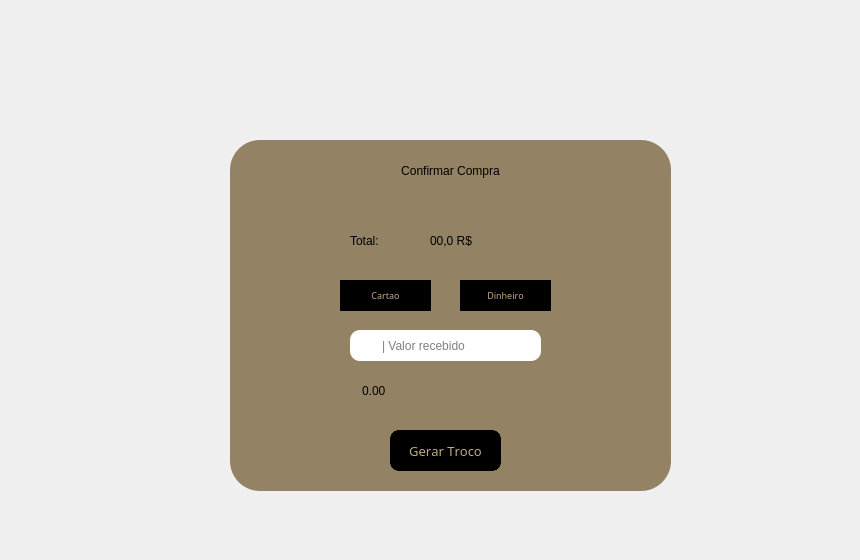
         <widget class="QWidget" name="page_2">
          <widget class="QFrame" name="comprar">
           <property name="geometry">
            <rect>
             <x>30</x>
             <y>90</y>
             <width>821</width>
             <height>461</height>
            </rect>
           </property>
           <property name="styleSheet">
            <string notr="true">color: black;
background-color: rgba(255, 255, 255, 0);
border-radius: 30;</string>
           </property>
           <property name="frameShape">
            <enum>QFrame::StyledPanel</enum>
           </property>
           <property name="frameShadow">
            <enum>QFrame::Raised</enum>
           </property>
           <widget class="QLabel" name="label_5">
            <property name="geometry">
             <rect>
              <x>200</x>
              <y>50</y>
              <width>441</width>
              <height>61</height>
             </rect>
            </property>
            <property name="styleSheet">
             <string notr="true">background-color: rgba(255, 255, 255, 0);
font: 81 20pt &quot;Rockwell Extra Bold&quot;;</string>
            </property>
            <property name="text">
             <string>Confirmar Compra</string>
            </property>
            <property name="alignment">
             <set>Qt::AlignCenter</set>
            </property>
           </widget>
           <widget class="QLabel" name="label_6">
            <property name="geometry">
             <rect>
              <x>320</x>
              <y>130</y>
              <width>71</width>
              <height>41</height>
             </rect>
            </property>
            <property name="styleSheet">
             <string notr="true">background-color: rgba(255, 255, 255, 0);
align-font: center;
font: 81 15pt &quot;Rockwell Extra Bold&quot;;</string>
            </property>
            <property name="text">
             <string>Total:</string>
            </property>
           </widget>
           <widget class="QLabel" name="total">
            <property name="geometry">
             <rect>
              <x>400</x>
              <y>130</y>
              <width>91</width>
              <height>41</height>
             </rect>
            </property>
            <property name="styleSheet">
             <string notr="true">background-color: rgba(255, 255, 255, 0);
font: 81 15pt &quot;Rockwell Extra Bold&quot;;</string>
            </property>
            <property name="text">
             <string>00,0 R$</string>
            </property>
           </widget>
           <widget class="QLineEdit" name="lineEdit">
            <property name="geometry">
             <rect>
              <x>320</x>
              <y>240</y>
              <width>191</width>
              <height>31</height>
             </rect>
            </property>
            <property name="sizePolicy">
             <sizepolicy hsizetype="Fixed" vsizetype="Fixed">
              <horstretch>0</horstretch>
              <verstretch>0</verstretch>
             </sizepolicy>
            </property>
            <property name="styleSheet">
             <string notr="true">background-color: rgb(255, 255, 255);
border-style: outset;
border-color: #0066A2;
border-radius: 10;
background-color: rgb(255, 255, 255);
border-style: outset;
border-color: #0066A2;
padding-left: 30;
font: 81 7pt &quot;Rockwell Extra Bold&quot;;
</string>
            </property>
            <property name="inputMethodHints">
             <set>Qt::ImhFormattedNumbersOnly</set>
            </property>
            <property name="text">
             <string/>
            </property>
            <property name="frame">
             <bool>true</bool>
            </property>
            <property name="echoMode">
             <enum>QLineEdit::Normal</enum>
            </property>
            <property name="alignment">
             <set>Qt::AlignLeading|Qt::AlignLeft|Qt::AlignVCenter</set>
            </property>
            <property name="placeholderText">
             <string>| Valor recebido</string>
            </property>
            <property name="clearButtonEnabled">
             <bool>true</bool>
            </property>
           </widget>
           <widget class="QPushButton" name="confirmar">
            <property name="enabled">
             <bool>true</bool>
            </property>
            <property name="geometry">
             <rect>
              <x>360</x>
              <y>340</y>
              <width>111</width>
              <height>41</height>
             </rect>
            </property>
            <property name="font">
             <font>
              <family>Showcard Gothic</family>
              <pointsize>9</pointsize>
              <weight>50</weight>
              <italic>false</italic>
              <bold>false</bold>
              <kerning>false</kerning>
             </font>
            </property>
            <property name="cursor">
             <cursorShape>PointingHandCursor</cursorShape>
            </property>
            <property name="mouseTracking">
             <bool>false</bool>
            </property>
            <property name="styleSheet">
             <string notr="true">QPushButton {
	color: rgb(255, 255, 255);
	border-radius: 10;
	background-color: rgb(0,0,0);
	border: 5 solid black;
	color: rgb(192, 171, 131);
	font: 9pt &quot;Showcard Gothic&quot;;
}

QPushButton:pressed {
	background-color: rgb(0, 0, 0, 0.7);
	border: 5 solid rgb(0, 0, 0, 0);

}
</string>
            </property>
            <property name="inputMethodHints">
             <set>Qt::ImhNone</set>
            </property>
            <property name="text">
             <string>confirmar</string>
            </property>
            <property name="autoDefault">
             <bool>false</bool>
            </property>
           </widget>
           <widget class="QLabel" name="troco">
            <property name="geometry">
             <rect>
              <x>280</x>
              <y>280</y>
              <width>271</width>
              <height>41</height>
             </rect>
            </property>
            <property name="styleSheet">
             <string notr="true">background-color: rgba(255, 255, 255, 0);
font: 81 10pt &quot;Rockwell Extra Bold&quot;;</string>
            </property>
            <property name="text">
             <string/>
            </property>
            <property name="alignment">
             <set>Qt::AlignCenter</set>
            </property>
           </widget>
           <widget class="QLabel" name="label_3">
            <property name="geometry">
             <rect>
              <x>200</x>
              <y>50</y>
              <width>441</width>
              <height>351</height>
             </rect>
            </property>
            <property name="styleSheet">
             <string notr="true">
background:rgb(147, 131, 100);</string>
            </property>
            <property name="text">
             <string/>
            </property>
           </widget>
           <widget class="QPushButton" name="cartao">
            <property name="enabled">
             <bool>true</bool>
            </property>
            <property name="geometry">
             <rect>
              <x>310</x>
              <y>190</y>
              <width>91</width>
              <height>31</height>
             </rect>
            </property>
            <property name="font">
             <font>
              <family>Rockwell Extra Bold</family>
              <pointsize>7</pointsize>
              <weight>10</weight>
              <italic>false</italic>
              <bold>false</bold>
              <kerning>false</kerning>
             </font>
            </property>
            <property name="cursor">
             <cursorShape>PointingHandCursor</cursorShape>
            </property>
            <property name="mouseTracking">
             <bool>false</bool>
            </property>
            <property name="styleSheet">
             <string notr="true">QPushButton {
	color: rgb(255, 255, 255);

	background-color: rgb(0,0,0);
	border: 5 solid black;
	color: rgb(192, 171, 131);
	font: 81 7pt &quot;Rockwell Extra Bold&quot;;
}

QPushButton:pressed {
	background-color: rgb(0, 0, 0, 0.7);
	border: 5 solid rgb(0, 0, 0, 0);

}
</string>
            </property>
            <property name="inputMethodHints">
             <set>Qt::ImhNone</set>
            </property>
            <property name="text">
             <string>Cartao</string>
            </property>
            <property name="autoDefault">
             <bool>false</bool>
            </property>
           </widget>
           <widget class="QPushButton" name="cash">
            <property name="enabled">
             <bool>true</bool>
            </property>
            <property name="geometry">
             <rect>
              <x>430</x>
              <y>190</y>
              <width>91</width>
              <height>31</height>
             </rect>
            </property>
            <property name="font">
             <font>
              <family>Rockwell Extra Bold</family>
              <pointsize>7</pointsize>
              <weight>10</weight>
              <italic>false</italic>
              <bold>false</bold>
              <kerning>false</kerning>
             </font>
            </property>
            <property name="cursor">
             <cursorShape>PointingHandCursor</cursorShape>
            </property>
            <property name="mouseTracking">
             <bool>false</bool>
            </property>
            <property name="styleSheet">
             <string notr="true">QPushButton {
	color: rgb(255, 255, 255);
	font-size: 15;
	background-color: rgb(0,0,0);
	border: 5 solid black;
	color: rgb(192, 171, 131);
	font: 81 7pt &quot;Rockwell Extra Bold&quot;;
}

QPushButton:pressed {
	background-color: rgb(0, 0, 0, 0.7);
	border: 5 solid rgb(0, 0, 0, 0);

}
</string>
            </property>
            <property name="inputMethodHints">
             <set>Qt::ImhNone</set>
            </property>
            <property name="text">
             <string>Dinheiro</string>
            </property>
            <property name="autoDefault">
             <bool>false</bool>
            </property>
           </widget>
           <widget class="QPushButton" name="gerartroco">
            <property name="enabled">
             <bool>true</bool>
            </property>
            <property name="geometry">
             <rect>
              <x>360</x>
              <y>340</y>
              <width>111</width>
              <height>41</height>
             </rect>
            </property>
            <property name="font">
             <font>
              <family>Rockwell Extra Bold</family>
              <pointsize>10</pointsize>
              <weight>10</weight>
              <italic>false</italic>
              <bold>false</bold>
              <kerning>false</kerning>
             </font>
            </property>
            <property name="cursor">
             <cursorShape>PointingHandCursor</cursorShape>
            </property>
            <property name="mouseTracking">
             <bool>false</bool>
            </property>
            <property name="styleSheet">
             <string notr="true">QPushButton {
	color: rgb(255, 255, 255);
	border-radius: 10;
	background-color: rgb(0,0,0);
	border: 5 solid black;
	color: rgb(192, 171, 131);
	font: 81 10pt &quot;Rockwell Extra Bold&quot;;
}

QPushButton:pressed {
	background-color: rgb(0, 0, 0, 0.7);
	border: 5 solid rgb(0, 0, 0, 0);

}
</string>
            </property>
            <property name="inputMethodHints">
             <set>Qt::ImhNone</set>
            </property>
            <property name="text">
             <string>Gerar Troco</string>
            </property>
            <property name="autoDefault">
             <bool>false</bool>
            </property>
           </widget>
           <widget class="QLabel" name="label_7">
            <property name="geometry">
             <rect>
              <x>320</x>
              <y>245</y>
              <width>31</width>
              <height>21</height>
             </rect>
            </property>
            <property name="styleSheet">
             <string notr="true">background-color: rgba(255, 255, 255, 0);
image: url(:/imgs/icons/usd-circle.png);</string>
            </property>
            <property name="text">
             <string/>
            </property>
           </widget>
           <widget class="QPushButton" name="cancelar">
            <property name="enabled">
             <bool>true</bool>
            </property>
            <property name="geometry">
             <rect>
              <x>260</x>
              <y>130</y>
              <width>31</width>
              <height>31</height>
             </rect>
            </property>
            <property name="font">
             <font>
              <family>Showcard Gothic</family>
              <pointsize>9</pointsize>
              <weight>50</weight>
              <italic>false</italic>
              <bold>false</bold>
              <kerning>false</kerning>
             </font>
            </property>
            <property name="cursor">
             <cursorShape>PointingHandCursor</cursorShape>
            </property>
            <property name="mouseTracking">
             <bool>false</bool>
            </property>
            <property name="styleSheet">
             <string notr="true">QPushButton {
	color: rgb(255, 255, 255);	
	
	image: url(:/imgs/seta.png);
	background-repeat: no-repeat;
	background-color: rgb(0,0,0,0);
	border: 0 solid black;
	color: rgb(192, 171, 131);
	font: 9pt &quot;Showcard Gothic&quot;;
}

QPushButton:pressed {
	background-color: rgb(0, 0, 0, 0.2);
	border: 1 solid rgb(0, 0, 0, 0);

}
</string>
            </property>
            <property name="inputMethodHints">
             <set>Qt::ImhNone</set>
            </property>
            <property name="text">
             <string/>
            </property>
            <property name="autoDefault">
             <bool>false</bool>
            </property>
           </widget>
           <widget class="QDoubleSpinBox" name="doubleSpinBox">
            <property name="geometry">
             <rect>
              <x>330</x>
              <y>290</y>
              <width>62</width>
              <height>22</height>
             </rect>
            </property>
           </widget>
           <zorder>label_3</zorder>
           <zorder>label_5</zorder>
           <zorder>label_6</zorder>
           <zorder>total</zorder>
           <zorder>lineEdit</zorder>
           <zorder>confirmar</zorder>
           <zorder>troco</zorder>
           <zorder>cartao</zorder>
           <zorder>cash</zorder>
           <zorder>gerartroco</zorder>
           <zorder>label_7</zorder>
           <zorder>cancelar</zorder>
           <zorder>doubleSpinBox</zorder>
          </widget>
         </widget>
